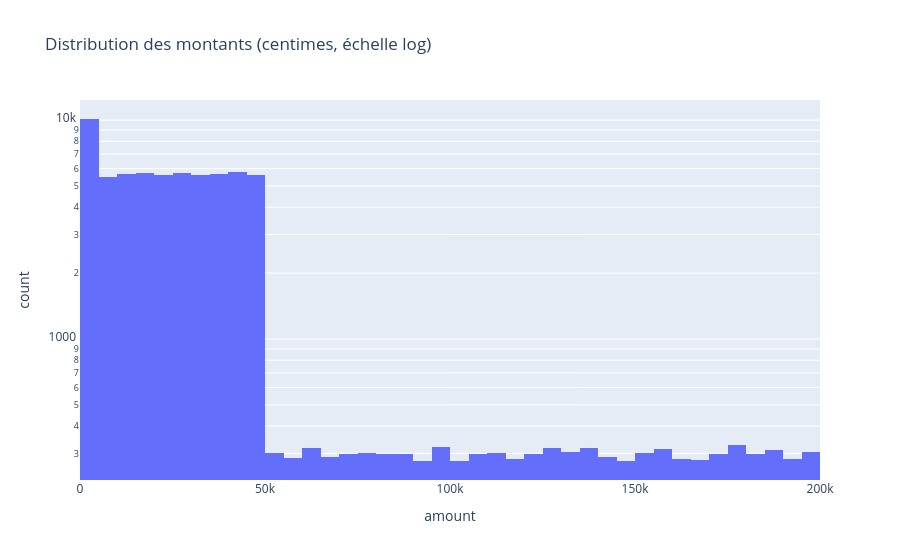

The notebook cell this image was saved under:
### Code cell
# Doublons sur idempotency_key : la contrainte UNIQUE en base l'interdit déjà
# (cf. init/postgres/01_ddl.sql) — ce test vérifie que la contrainte existe
# et tient vraiment, pas seulement qu'elle est déclarée dans le SQL source.
dups = pg_query('''
    SELECT idempotency_key, COUNT(*) AS n
    FROM transactions
    GROUP BY idempotency_key
    HAVING COUNT(*) > 1
''')
assert len(dups) == 0, f"{len(dups)} idempotency_key dupliquées !"
print("[OK] Aucune idempotency_key dupliquée")

# Valeurs aberrantes sur amount (BIGINT, centimes) : négatif ou nul suspect,
# et un montant extrême (> 1M€) mérite un coup d'oeil même si pas invalide.
amt = pg_query("SELECT amount FROM transactions")
n_negative = (amt["amount"] <= 0).sum()
n_extreme = (amt["amount"] > 100_000_000).sum()  # > 1M€
print(f"Montants <= 0 : {n_negative} / {len(amt)}")
print(f"Montants > 1M€ : {n_extreme} / {len(amt)}")
assert n_negative == 0, "Des transactions ont un montant nul ou négatif"
fig = px.histogram(amt, x="amount", nbins=80, title="Distribution des montants (centimes, échelle log)",
                    log_y=True)
fig.show()

### Figure 1 — Plotly figure (JSON) as saved in the notebook; plotly's stock layout.template omitted (floating-point values rounded to 4 significant figures; data arrays with more than 128 entries replaced by an {"elided": "..."} marker saying what was removed)
{"data": [{"alignmentgroup": "True", "bingroup": "x", "hovertemplate": "amount=%{x}<br>count=%{y}<extra></extra>", "legendgroup": "", "marker": {"color": "#636efa", "pattern": {"shape": ""}}, "name": "", "nbinsx": 80, "offsetgroup": "", "orientation": "v", "showlegend": false, "type": "histogram", "x": {"elided": "70014 int values"}, "xaxis": "x", "yaxis": "y"}], "layout": {"barmode": "relative", "legend": {"tracegroupgap": 0}, "title": {"text": "Distribution des montants (centimes, échelle log)"}, "xaxis": {"anchor": "y", "domain": [0.0, 1.0], "title": {"text": "amount"}}, "yaxis": {"anchor": "x", "domain": [0.0, 1.0], "title": {"text": "count"}, "type": "log"}}}
